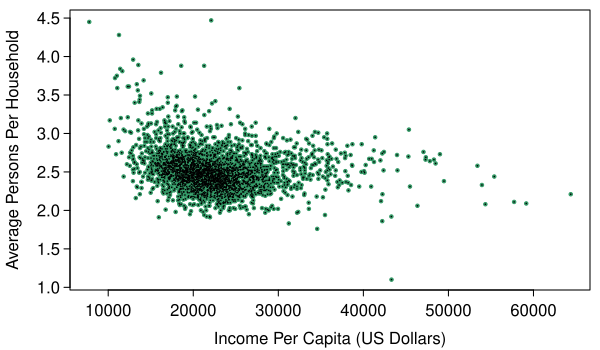

Reproduce this figure in R.
library(openintro)
data(countyComplete)
data(county)
cc  <- countyComplete
COL <- c('#550000AA','#339966')

myPDF("countyIncomePPH.pdf", 6, 3.5, mar=c(3, 3.5, 0.5, 0.5), mgp=c(2.4, 0.5, 0))
plot(county$income, county$pph, pch=20, cex=0.7, col=COL[2], xlab="", ylab="Average Persons Per Household", axes=FALSE)
axis(1)
axis(2)
box()
points(county$income, county$pph, pch=".", cex=1)
#rug(county$poverty[county$fed_spend > 40], side=3)
mtext("Income Per Capita (US Dollars)", 1, 1.9)
dev.off()

#_____ Email Investigation ______#
data(spam)
#spam[1,]
#plot(spam$lines, spam$num_char, xlim=c(0, 2000), ylim=c(0, 1e5))
